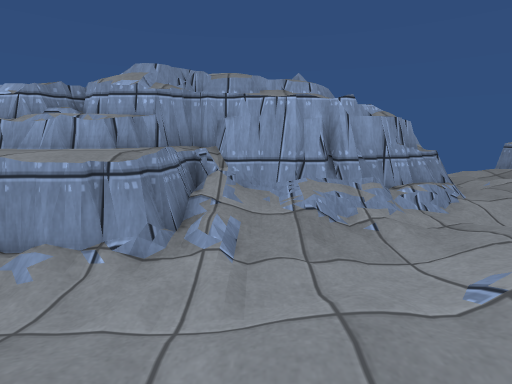
View 1 (above)

16 first-person views from a walk through a scene from a Unity 3-D project. The camera is 1.3 m above the floor, tilts 12° down and sees 85° across. The floor is counted in squares, 0.5 m on a side. Each view is taken from the middle of a square. On the plan, view 1 faces up. The plan holds only what a view shows up to about 19 squares ahead; the rest is blank. The place goes on beyond the plan. Surface patterns are stand-ins for the level's own textures.

View 2
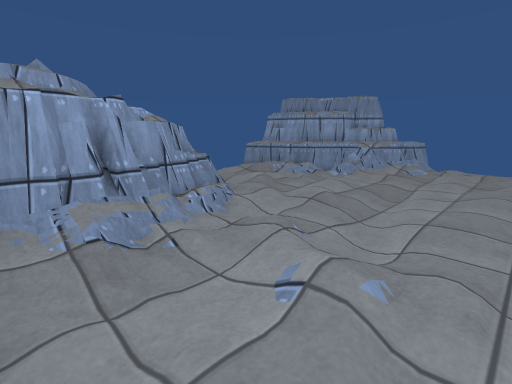

View 3
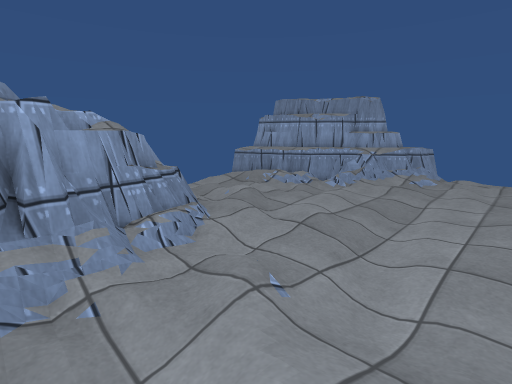

View 4
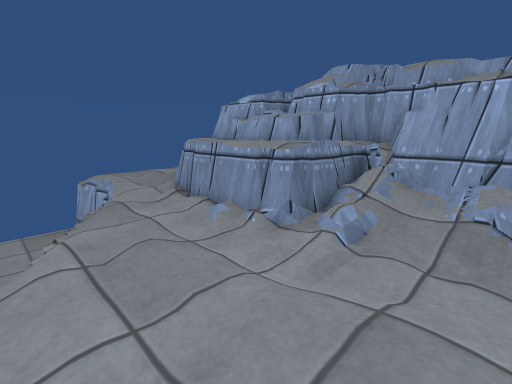

View 5
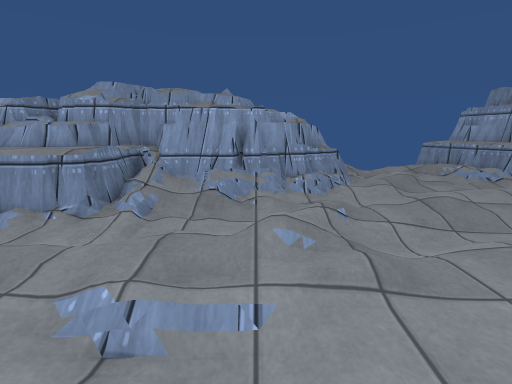

View 6
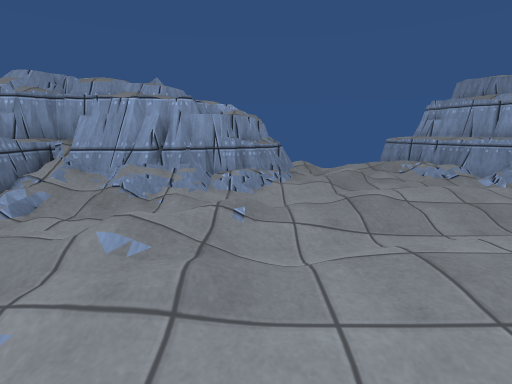

View 7
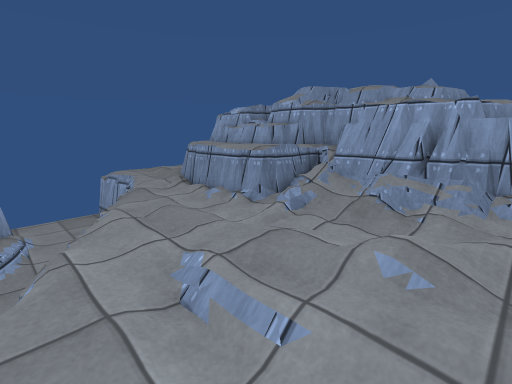

View 8
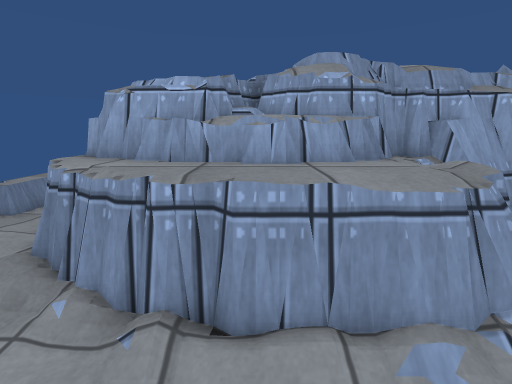

View 9
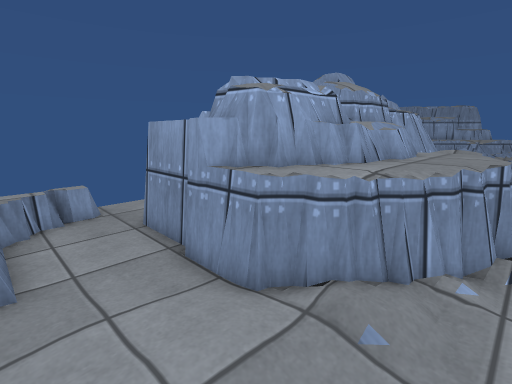

View 10
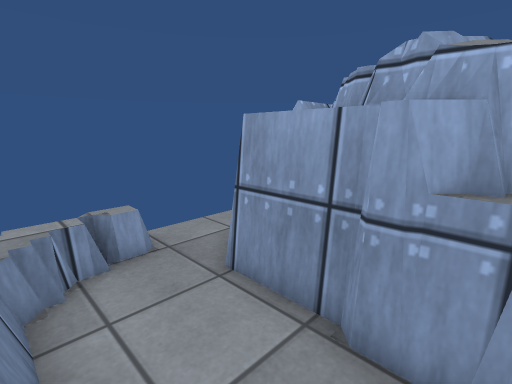

View 11
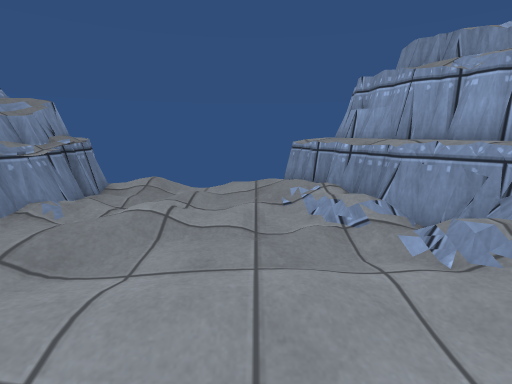

View 12
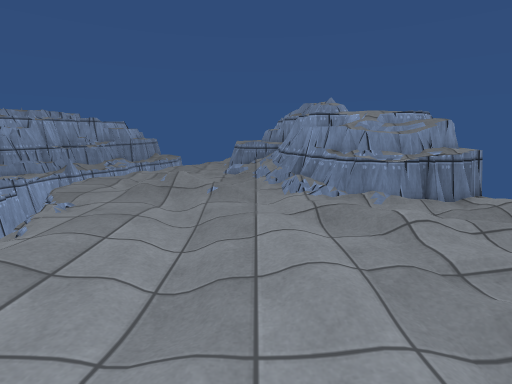

View 13
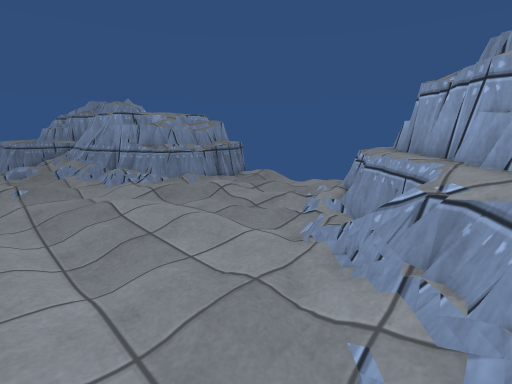

View 14
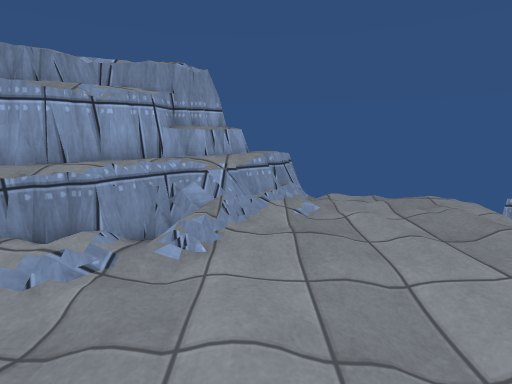

View 15
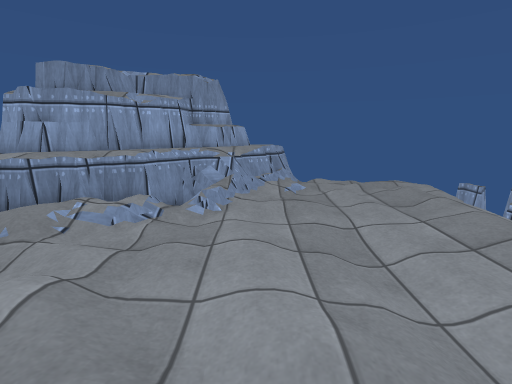

View 16
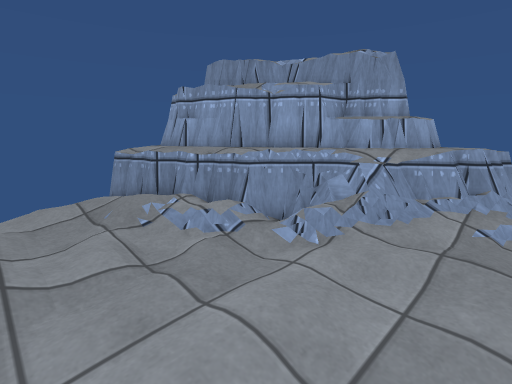

### Floor plan
Key: @ floor where view 1 was taken; # wall or solid block; . main floor; : floor 0.25 m higher than the main floor; - floor 0.25 m lower than the main floor; + floor 0.5 m higher than the main floor; / step, stairs or slope; = window, fence, low wall or low ledge; ≈ lava the walk keeps out of.
Columns run from 14 left of view 1 to 22 right of it. Each row starts with its distance up from view 1.
 16                    ≈≈# :..::####
 15 ##.#               ≈≈=/:...::=≈#
 14 #...               ####:.:./+#≈#
 13 #..##                ##.::.:/+##
 12 #..#                ###.//::. ##
 11 #..##               #=:::/:../#
 10 ...##              ###::/..:.. #
  9 ...=#### #=#####  ## ::/...::..####
  8 .::#≈≈#####≈#/##### ....:::::.:::##
  7 ::::#≈≈≈≈≈≈≈=/:/#/:./..::......::/##
  6 ....:#==≈≈≈=#+.:.../:.../......:./ ##
  5 .::..:.#====#:..../:///.---........:
  4      ............/:/.--........:::.:
  3       /:.:..../::/+/./..............
  2         ..:::::::/::.....:::::..::.:
  1           ::../::::/.......::::::/::
  0            ...@ ........         :::
 -1              ........
 -2                ...../
 -3                 ...

Where each view was taken, in squares from view 1:
view 1: 0 up, 0 right, facing up
view 2: 1 up, 0 right, facing up-right
view 3: 2 up, 2 right, facing up-right
view 4: 0 up, 2 right, facing up-left
view 5: 3 down, 3 right, facing up
view 6: 2 down, 6 right, facing up
view 7: 2 down, 5 right, facing up-left
view 8: 2 up, 6 left, facing up
view 9: 5 up, 14 left, facing up-right
view 10: 9 up, 14 left, facing up-right
view 11: 5 up, 13 right, facing up
view 12: 7 up, 18 right, facing left
view 13: 4 up, 20 right, facing up-left
view 14: 8 up, 10 right, facing right
view 15: 8 up, 7 right, facing right
view 16: 6 up, 11 right, facing up-right
